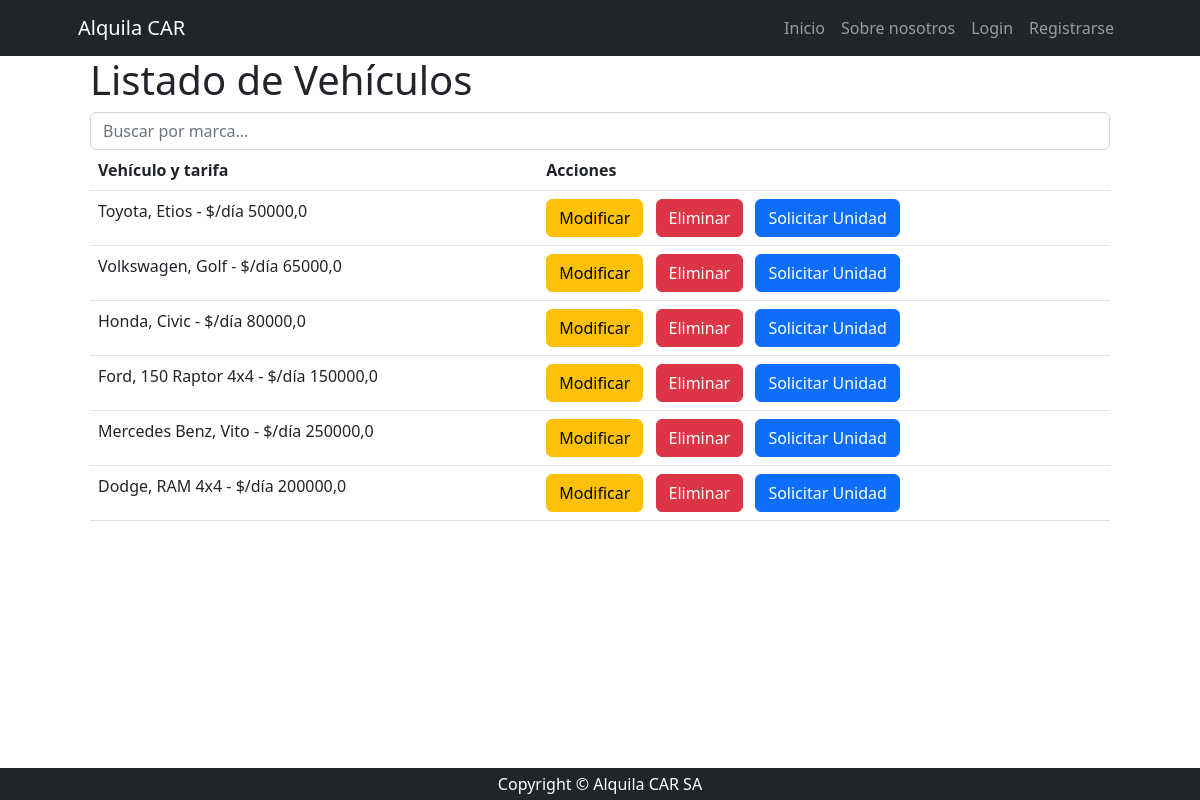
The app's page /productos/producto/list/ with its own data.
### producto/models.py (models this page shows, shortened)
class Producto(models.Model):
    marca = models.CharField(max_length=100)
    modelo = models.CharField(max_length=100)
    precio = models.FloatField()
    unidad_medida = models.CharField(max_length=100)
    descripcion = models.TextField(null=True, blank=True, verbose_name='descripción')
    fecha_actualizacion=models.DateField(null=True, blank=True, default=timezone.now,editable=False, verbose_name='Fecha de actualización')
    categoria_id = models.ForeignKey(ProductoCategoria, on_delete=models.SET_NULL, null=True)
    class Meta:
        verbose_name = "producto"
        verbose_name_plural = "productos"

### producto/views.py (the view)
# urls.py: path("producto/list/", views.Productolist.as_view(), name="producto_list"),
class Productolist(ListView):
    model = Producto
    def get_queryset(self) -> QuerySet[Any]:
        if self.request.GET.get('consulta'):
            consultar=self.request.GET.get('consulta')
            object_list=Producto.objects.filter(marca__icontains=consultar)
        else:
            object_list=Producto.objects.all()
        return object_list

### producto/templates/producto/producto_list.html (shortened to what this page needs)
{% extends 'core/base.html' %}
{%block content%}
    <div class='container'>
        <h1 class='nt-4'> Listado de Vehículos </h1>
        <div class='nb-4'>
            <form action='{%url 'producto:producto_list'%}'>
                <input type='text' name='consulta' placeholder='Buscar por marca...' class='form-control'>
            </form>
        </div>
        <table class='table table-stripped'>
            <thead>
                <tr>
                    <th scope='col'> Vehículo y tarifa</th>
                    <th scope='col'> Acciones</th>
                </tr>
            </thead>
            <tbody>
                {%for object in object_list%}
                <tr>
                <td>{{object.marca}}, {{object.modelo}} - {{object.unidad_medida}} {{object.precio}}</td>
                <td>
                    <a href='{% url 'producto:producto_update' object.pk %}'class='btn btn-warning me-2'> Modificar </a>
                    <a href='{% url 'producto:producto_delete' object.pk %}'class='btn btn-danger me-2'> Eliminar </a>
                    <a href='{% url 'cliente:cliente_create' %}'class='btn btn-primary me-2'> Solicitar Unidad </a>
                </td>
            </tr>
    </div>
    {%endfor%}
{%endblock content%}

### records on screen
Producto: marca "Toyota", modelo "Etios", unidad_medida "$/día", precio "50000,0"
Producto: marca "Volkswagen", modelo "Golf", unidad_medida "$/día", precio "65000,0"
Producto: marca "Honda", modelo "Civic", unidad_medida "$/día", precio "80000,0"
Producto: marca "Ford", modelo "150 Raptor 4x4", unidad_medida "$/día", precio "150000,0"
Producto: marca "Mercedes Benz", modelo "Vito", unidad_medida "$/día", precio "250000,0"
Producto: marca "Dodge", modelo "RAM 4x4", unidad_medida "$/día", precio "200000,0"
